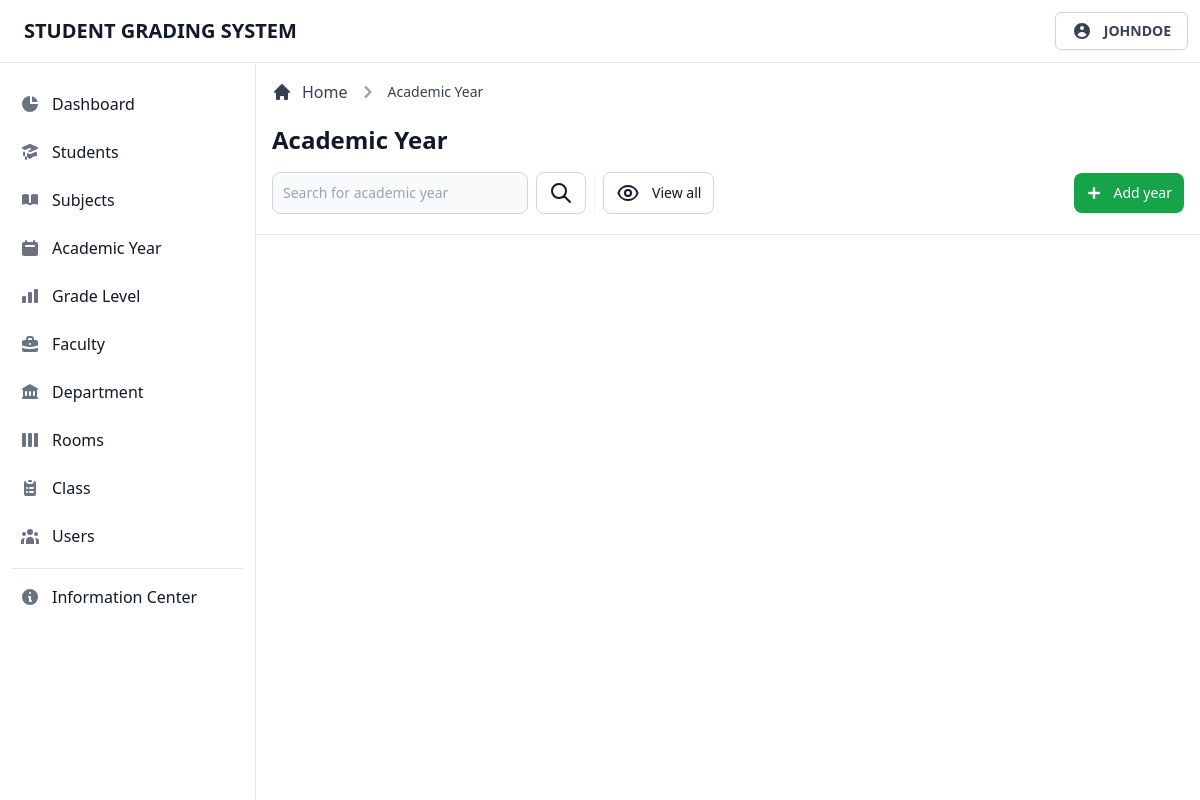
The page /admin/view/year.php (signed in) on the database as committed earlier.
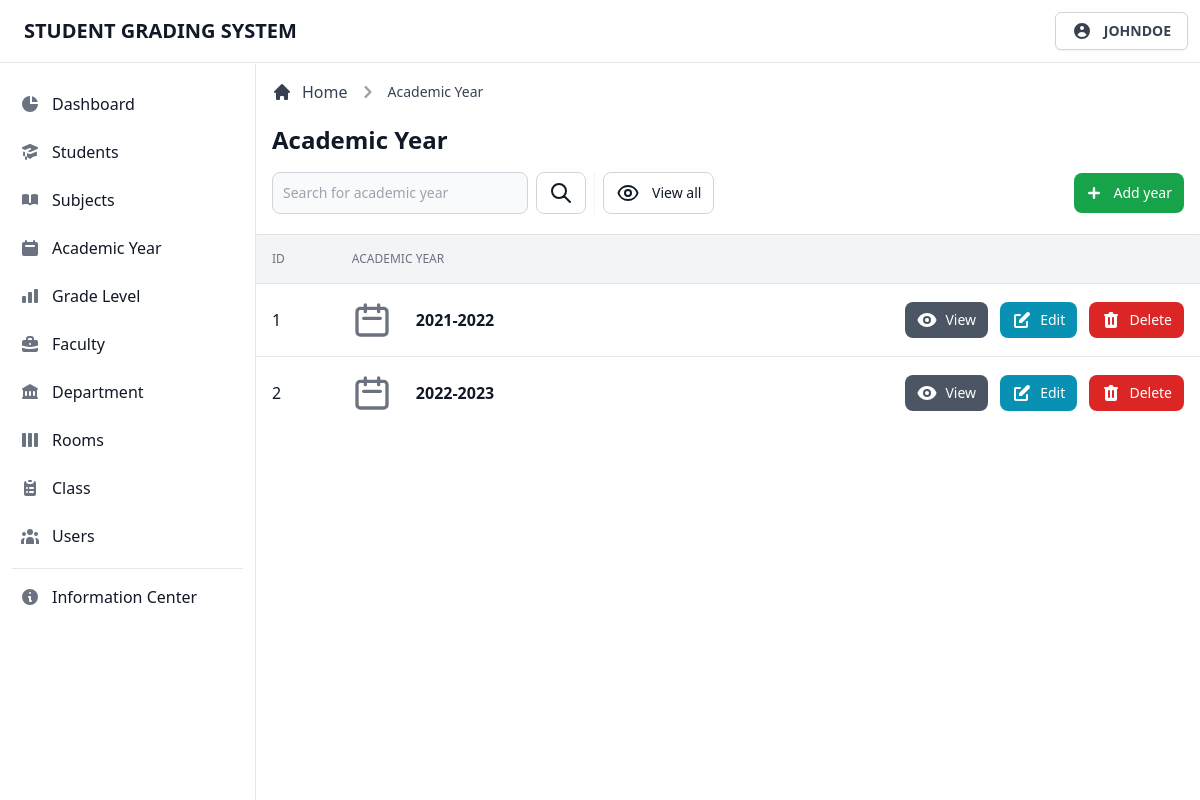
The same page on the database as committed later.
### tables this page shows
CREATE TABLE `tblyear` (
  `ay_id` int(11) NOT NULL,
  `ay_name` varchar(255) NOT NULL
);

### admin/database/database.classes.php (called while the page is built)
<?php
class Dbh
{
  private $hostname = 'localhost';
  private $username = 'root';
  private $password = '';
  private $dbname = 'dbgradingsystem';
  public function connect()
  {
    try {
      $dbh = new PDO('mysql:host=' . $this->hostname . ';dbname=' . $this->dbname, $this->username, $this->password);
      return $dbh;
    } catch (PDOException $e) {
      print "Error!: " . $e->getMessage() . "<br>";
      die();
    }
  }
}

### admin/classes/display-data.classes.php (called while the page is built, shortened)
<?php
class DisplayYear extends Dbh
{
  protected function getData()
  {
    $sql = 'SELECT * FROM tblyear;';
    $stmt = $this->connect()->query($sql);
    $result = 0;
    while ($row = $stmt->fetchAll(PDO::FETCH_ASSOC)) {
      $result = $row;
    }
    return $result;
  }
}

### admin/controller/display-data.contr.php (called while the page is built, shortened)
<?php
class DisplayYearContr extends DisplayYear
{
  public function fetchData()
  {
    $result = $this->getData();
    return $result;
  }
}

### admin/page/year/year-table.php (the view, shortened to what this page needs)
<div class="flex flex-col min-w-full overflow-hidden overflow-x-auto align-middle shadow">
  <table class="min-w-full divide-y divide-gray-200 table-fixed">
    <thead class="bg-gray-100">
      <tr>
        <th scope="col" class="th">
          ID
        </th>
        <th scope="col" class="th">
          Academic Year
        </th>
        <th scope="col" class="th">
        </th>
      </tr>
    </thead>
    <tbody class="bg-white divide-y divide-gray-200">
      <?php foreach ($result as $data) : ?>
        <tr class="hover:bg-gray-100 group">
          <td class="td">
            <div class="flex items-center">
              <?= $i += 1; ?>
            </div>
          </td>
          <td class="td-title">
            <div class="text-sm font-normal text-gray-500">
              <div class="text-base font-semibold text-gray-900 capitalize">
                <?= $data['ay_name']; ?>
              </div>
            </div>
          </td>
          <td class="p-4 space-x-2 text-right whitespace-nowrap">
            <button type="button" data-view-button data-id="<?= $data['ay_id']; ?>" data-name="<?= $data['ay_name']; ?>" class="btn-gray">
              View
            </button>
            <button type="button" data-edit-button data-id="<?= $data['ay_id']; ?>" data-name="<?= $data['ay_name']; ?>" class="btn-cyan">
              Edit
            </button>
            <button type="button" data-id="<?= $data['ay_id']; ?>" data-delete-button class="btn-red">
              Delete
            </button>
          </td>
        </tr>
      <?php endforeach; ?>
    </tbody>
  </table>
</div>

Rows that differ between the two databases and show on the page:
added tblyear: i "1", ay_name "2021-2022"
added tblyear: i "2", ay_name "2022-2023"
Other text that changed with them:
text now shown: "ID ACADEMIC YEAR"
